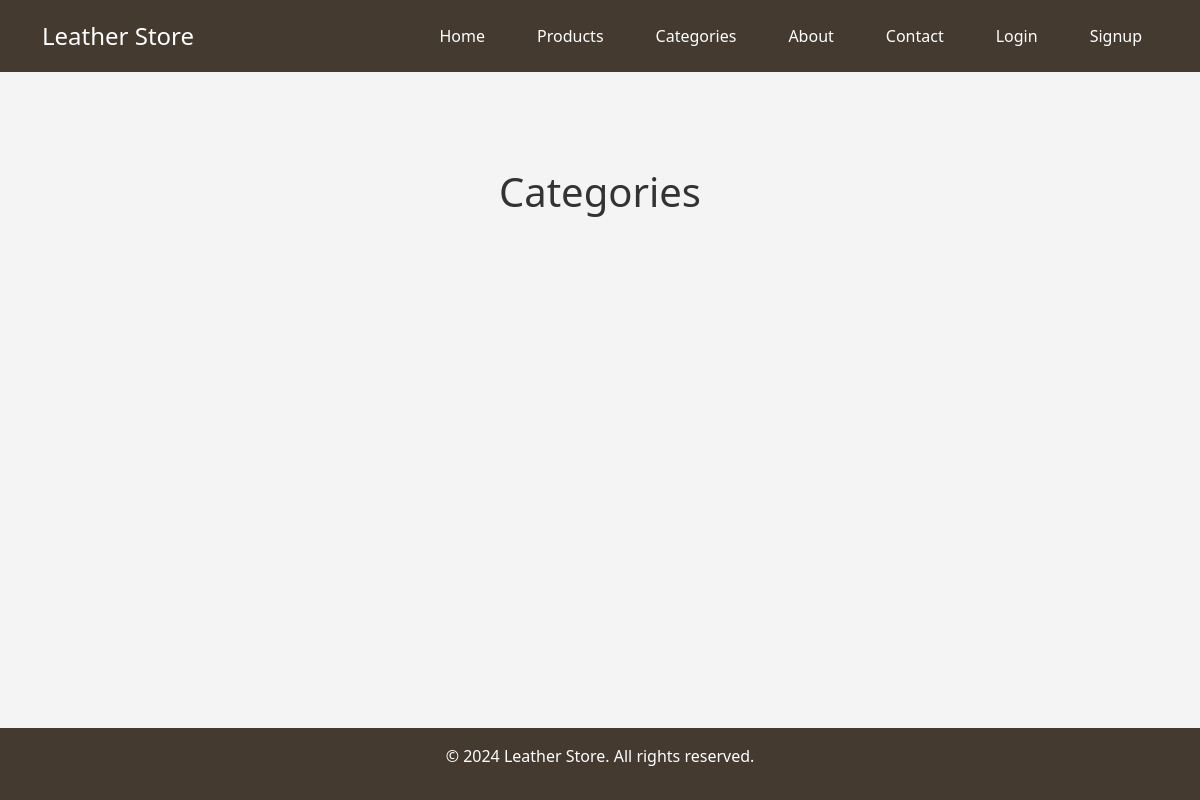
/categories/, run on an earlier commit of the app's database.
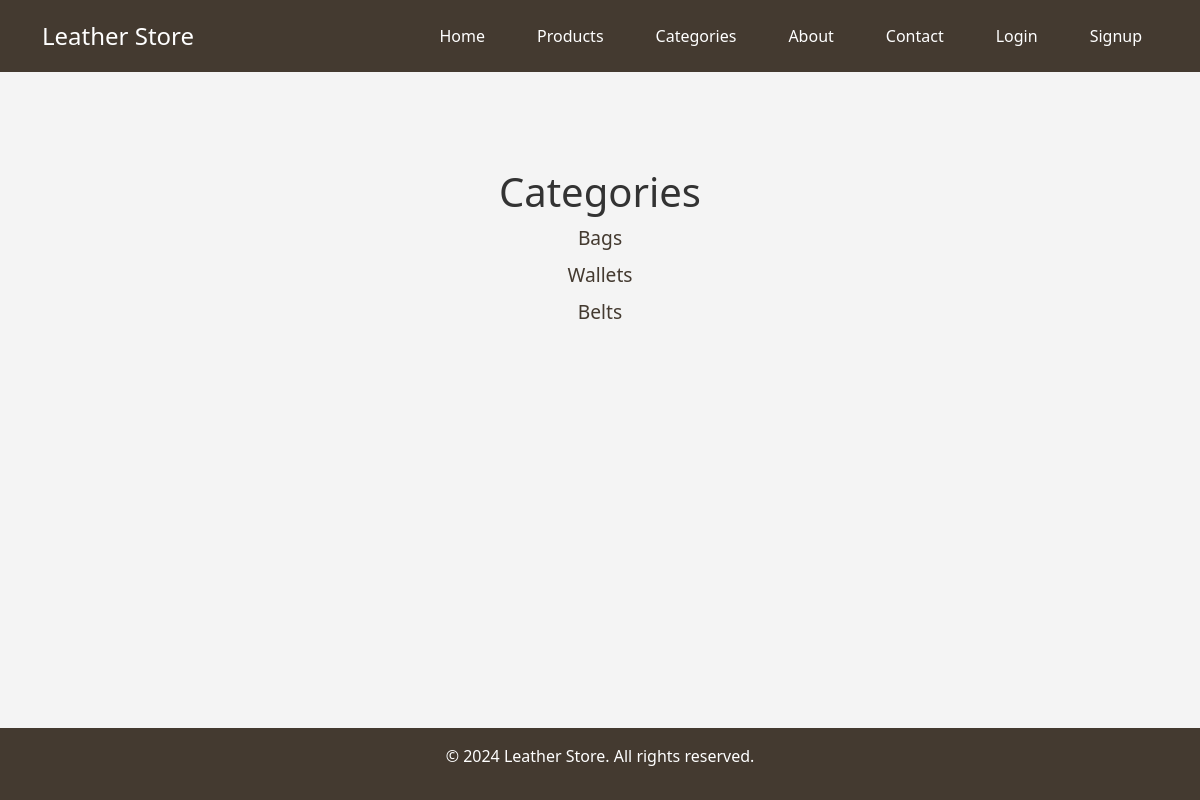
And on a later commit of the database.
### store/models.py (models this page shows, shortened)
class Category(models.Model):
    name = models.CharField(max_length=100)
    description = models.TextField()

### store/views.py (the view)
# urls.py: path('categories/', views.category_list, name='category_list'),
def category_list(request):
    categories = Category.objects.all()
    return render(request, 'categories.html', {'categories': categories})

### templates/categories.html
{% extends 'base.html' %}
{% block content %}
<div class="text-center py-5">
    <h1>Categories</h1>
    <ul class="list-unstyled">
        {% for category in categories %}
        <li>{{ category.name }}</li>
        {% endfor %}
    </ul>
</div>
{% endblock %}

### templates/base.html (shortened to what this page needs)
{% load static %}
<!DOCTYPE html>
<html lang="en">
<head>
    <link href="https://cdn.jsdelivr.net/npm/bootstrap@5.3.0/dist/css/bootstrap.min.css" rel="stylesheet">
    <link rel="stylesheet" href="{% static 'css/styles.css' %}">
</head>
<body>
    <header class="py-3" style="background-color: #443a30; color: white;">
        <div class="container d-flex justify-content-between align-items-center">
            <a href="/" class="text-white text-decoration-none fs-4">Leather Store</a>
            <nav>
                <ul class="nav">
                    <li class="nav-item"><a href="/" class="nav-link text-white">Home</a></li>
                    <li class="nav-item"><a href="/products/" class="nav-link text-white">Products</a></li>
                    <li class="nav-item"><a href="/categories/" class="nav-link text-white">Categories</a></li>
                    <li class="nav-item"><a href="/about/" class="nav-link text-white">About</a></li>
                    <li class="nav-item"><a href="/contact/" class="nav-link text-white">Contact</a></li>
                    {% if user.is_authenticated %}
                        {% if user.is_staff %}
                            <li class="nav-item"><a href="/admin/" class="nav-link text-white">Admin</a></li>
                        {% endif %}
                        <li class="nav-item">
                            <form method="post" action="{% url 'logout' %}" class="d-inline">
                                {% csrf_token %}
                                <button type="submit" class="btn btn-link nav-link text-white">Logout</button>
                            </form>
                        </li>
                    {% else %}
                        <li class="nav-item"><a href="{% url 'login' %}" class="nav-link text-white">Login</a></li>
                        <li class="nav-item"><a href="{% url 'signup' %}" class="nav-link text-white">Signup</a></li>
                    {% endif %}
                </ul>
            </nav>
        </div>
    </header>
    <main class="container py-5">
        {% block content %}{% endblock %}
    </main>
    <footer class="text-center py-3" style="background-color: #443a30; color: white;">
        <p>© 2024 Leather Store. All rights reserved.</p>
    </footer>
</body>
</html>

### templates/static/css/styles.css (style rules this page uses)
body { font-family: 'Segoe UI', Tahoma, Geneva, Verdana, sans-serif; background-color: #f4f4f4; color: #333; margin: 0; padding: 0; }
header { background-color: #443a30; color: white; padding: 1rem 0; text-align: center; }
nav { display: flex; justify-content: center; }
nav ul { list-style: none; display: flex; gap: 20px; margin: 0; padding: 0; }
nav ul li { display: inline; }
nav a { text-decoration: none; color: white; font-weight: bold; }
ul.list-unstyled li { font-size: 1.2rem; color: #443a30; margin-bottom: 0.5rem; }
footer { background-color: #443a30; color: white; padding: 1rem 0; text-align: center; position: sticky; bottom: 0; width: 100%; }

### templates/base.html (style rules this page uses)
html, body { height: 100%; margin: 0; }
body { display: flex; flex-direction: column; }
main { flex: 1; }

What changed in the data, as far as the page shows it:
added Category: name "Bags"
added Category: name "Wallets"
added Category: name "Belts"
